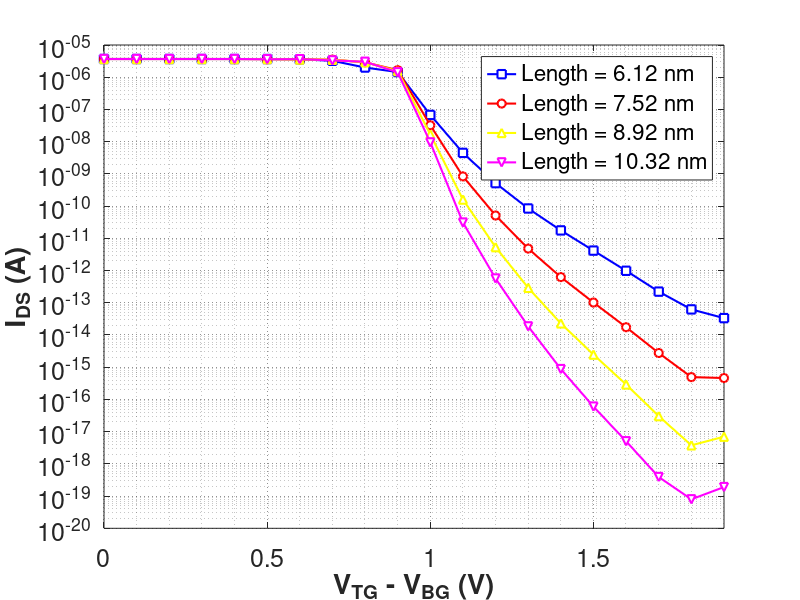

Write MATLAB code to recreate this figure.
clc; clear; close all;

EG1 = importdata('gate_voltage_current_6.1nm.mat');
EG2 = importdata('gate_voltage_current_7.52nm.mat');
EG3 = importdata('gate_voltage_current_8.9nm.mat');
EG4 = importdata('gate_voltage_current_10.3nm.mat');

Vds_all = 0.05*ones(1,20);
Vgs_all = 1.26706*EG2.Vgs;

% --- FIX 1: Extract absolute raw currents (DO NOT apply log10 here) ---
% semilogy will handle the log scaling automatically for the plot.
Ids1 = abs(real(EG1.I'));
Ids2 = abs(real(EG2.I'));
Ids3 = abs(real(EG3.I'));
Ids4 = abs(real(EG4.I'));

Length = zeros(1,4);
Length(1) = EG1.Length_Device;
Length(2) = EG2.Length_Device;
Length(3) = EG3.Length_Device;
Length(4) = EG4.Length_Device;

figure('Color', [1 1 1]); 
hold on;
grid on;
box on;

% --- Plotting with semilogy ---
% Using custom markers and distinct colors to mimic the reference style
p1 = semilogy(Vgs_all, Ids1, 'b-s', 'LineWidth', 1.5, 'MarkerFaceColor', 'w'); % Blue Square
p2 = semilogy(Vgs_all, Ids2, 'r-o', 'LineWidth', 1.5, 'MarkerFaceColor', 'w'); % Red/Orange Circle
p3 = semilogy(Vgs_all, Ids3, 'y-^', 'LineWidth', 1.5, 'MarkerFaceColor', 'w'); % Yellow Triangle
p4 = semilogy(Vgs_all, Ids4, 'm-v', 'LineWidth', 1.5, 'MarkerFaceColor', 'w'); % Purple/Magenta Triangle

% --- Generate legend labels dynamically ---
legend_labels = arrayfun(@(Length) sprintf('Length = %.2f nm', Length*0.1), Length, 'UniformOutput', false);

% --- Axis Labeling & Styling ---
% Match the X-axis label style from your reference image
xlabel('V_{TG} - V_{BG} (V)', 'FontSize', 20, 'FontWeight', 'bold');
ylabel('I_{DS} (A)', 'FontSize', 20, 'FontWeight', 'bold');

% --- Legend & Grid Enhancement ---
legend(legend_labels, 'Location', 'best', 'FontSize', 16); 
set(gca, 'GridLineStyle', ':', 'GridAlpha', 0.5);
set(gca, 'YMinorGrid', 'on', 'XMinorGrid', 'on'); 
set(gcf, 'Position', [100 100 1000 700]); % Slightly taller ratio to match reference image
set(gca, 'FontSize', 18);
xlim([min(Vgs_all) max(Vgs_all)]);
